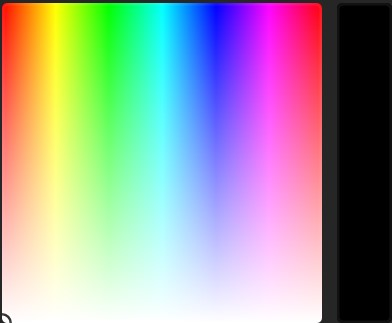
#> input picture L.jpg, 392 x 323 px
$ python Rotation.py
#> lines starting #> are read from the running program, lines starting #| are printed output that depends on the picture
import cv2
x=cv2.imread("L.jpg")
#> x is the input picture: shape (323, 392, 3); mean B, G, R 157.1, 157.1, 156.7
img_clk_90=cv2.rotate(x,cv2.ROTATE_90_CLOCKWISE)
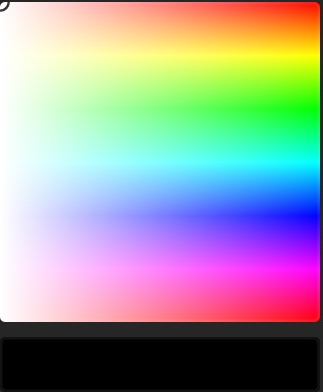
#> img_clk_90: shape (392, 323, 3); mean B, G, R 157.1, 157.1, 156.7
img_anticlk_90=cv2.rotate(x,cv2.ROTATE_90_COUNTERCLOCKWISE)
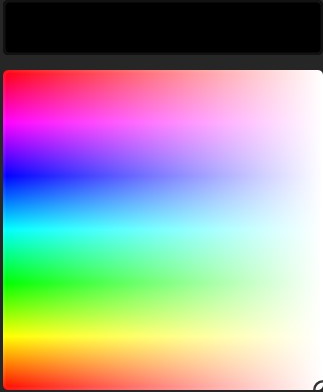
#> img_anticlk_90: shape (392, 323, 3); mean B, G, R 157.1, 157.1, 156.7
img_clk_180=cv2.rotate(x,cv2.ROTATE_180)
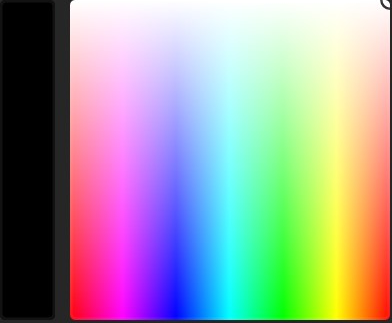
#> img_clk_180: shape (323, 392, 3); mean B, G, R 157.1, 157.1, 156.7
cv2.imshow("original",x)
cv2.imshow("90º clockwise",img_clk_90)
cv2.imshow("90º counter clockwise",img_anticlk_90)
cv2.imshow("180º clockwise",img_clk_180)
cv2.waitKey(0)
cv2.destroyAllWindows()
